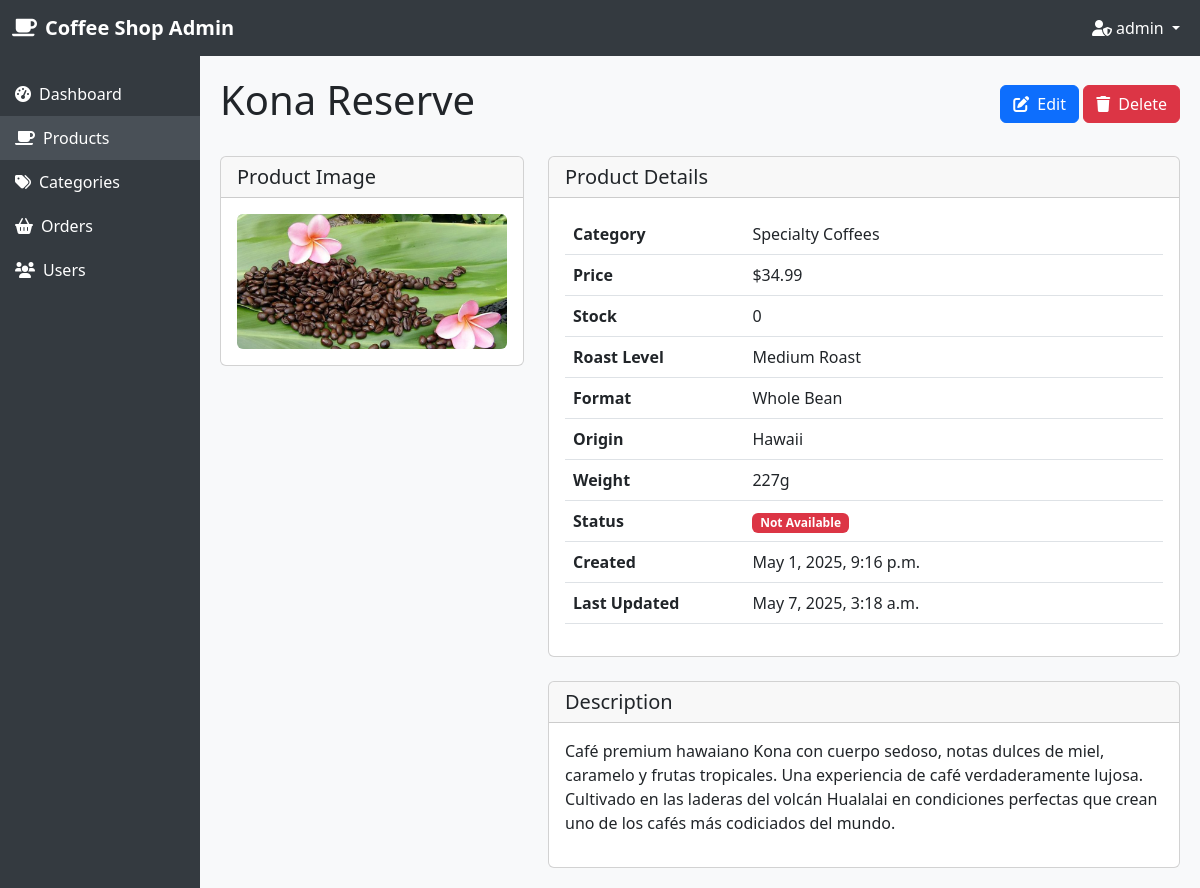
The app's page /admin-dashboard/products/15/ (signed in) with its own data.
### store/models.py (models this page shows, shortened)
class Product(models.Model):
    ROAST_CHOICES = [
        ('light', 'Light Roast'),
        ('medium', 'Medium Roast'),
        ('dark', 'Dark Roast'),
        ('espresso', 'Espresso Roast'),
    ]
    FORMAT_CHOICES = [
        ('whole_bean', 'Whole Bean'),
        ('ground', 'Ground'),
        ('capsule', 'Capsules'),
    ]
    name = models.CharField(max_length=200)
    category = models.ForeignKey(Category, on_delete=models.CASCADE, related_name='products')
    description = models.TextField()
    price = models.DecimalField(max_digits=6, decimal_places=2)
    stock = models.IntegerField(default=0)
    image = models.ImageField(upload_to='products/', blank=True, null=True)
    roast_level = models.CharField(max_length=20, choices=ROAST_CHOICES)
    origin = models.CharField(max_length=100)  # País o región de origen
    format = models.CharField(max_length=20, choices=FORMAT_CHOICES)
    weight = models.IntegerField(help_text="Weight in grams")
    created_at = models.DateTimeField(auto_now_add=True)
    updated_at = models.DateTimeField(auto_now=True)
    is_available = models.BooleanField(default=True)
    class Meta:
        ordering = ['name']

class Category(models.Model):
    name = models.CharField(max_length=200, unique=True)  # Nombre único
    description = models.TextField(blank=True)  # Descripción opcional
    class Meta:
        verbose_name_plural = 'Categories'
        ordering = ['name']  # Orden alfabético

### store/views.py (the view)
# urls.py: path('admin-dashboard/products/<int:pk>/', views.product_detail, name="product_detail"),
@user_passes_test(is_admin)
def product_detail(request, pk):
    product = get_object_or_404(Product, pk=pk)
    return render(request, 'store/dashboard/product_detail.html', {'product': product})

### store/views.py (called while the page is built)
def is_admin(user):
    return user.is_staff

### store/templates/store/dashboard/product_detail.html (shortened to what this page needs)
{% extends 'store/dashboard/admin_base.html' %}
{% load static %}
{% block content %}
<div class="d-flex justify-content-between align-items-center mb-4">
    <h1>{{ product.name }}</h1>
    <div>
        <a href="{% url 'product_update' product.id %}" class="btn btn-primary">
            <i class="fas fa-edit me-1"></i> Edit
        </a>
        <a href="{% url 'product_delete' product.id %}" class="btn btn-danger">
            <i class="fas fa-trash me-1"></i> Delete
        </a>
    </div>
</div>
<div class="row">
    <div class="col-md-4">
        <div class="card mb-4">
            <div class="card-header">
                <h5 class="mb-0">Product Image</h5>
            </div>
            <div class="card-body text-center">
                {% if product.image %}
                    <img src="{{ product.image.url }}" alt="{{ product.name }}" class="img-fluid rounded">
                {% else %}
                    <div class="bg-secondary text-white d-flex align-items-center justify-content-center" style="height: 200px;">
                        <i class="fas fa-coffee fa-5x"></i>
                    </div>
                {% endif %}
            </div>
        </div>
    </div>
    <div class="col-md-8">
        <div class="card mb-4">
            <div class="card-header">
                <h5 class="mb-0">Product Details</h5>
            </div>
            <div class="card-body">
                <table class="table">
                    <tbody>
                        <tr>
                            <th style="width: 30%;">Category</th>
                            <td>{{ product.category.name }}</td>
                        </tr>
                        <tr>
                            <th>Price</th>
                            <td>${{ product.price }}</td>
                        </tr>
                        <tr>
                            <th>Stock</th>
                            <td>{{ product.stock }}</td>
                        </tr>
                        <tr>
                            <th>Roast Level</th>
                            <td>{{ product.get_roast_level_display }}</td>
                        </tr>
                        <tr>
                            <th>Format</th>
                            <td>{{ product.get_format_display }}</td>
                        </tr>
                        <tr>
                            <th>Origin</th>
                            <td>{{ product.origin }}</td>
                        </tr>
                        <tr>
                            <th>Weight</th>
                            <td>{{ product.weight }}g</td>
                        </tr>
                        <tr>
                            <th>Status</th>
                            <td>
                                {% if product.is_available %}
                                    <span class="badge bg-success">Available</span>
                                {% else %}
                                    <span class="badge bg-danger">Not Available</span>
                                {% endif %}
                            </td>
                        </tr>
                        <tr>
                            <th>Created</th>
                            <td>{{ product.created_at|date:"F j, Y, g:i a" }}</td>
                        </tr>
                        <tr>
                            <th>Last Updated</th>
                            <td>{{ product.updated_at|date:"F j, Y, g:i a" }}</td>
                        </tr>
                    </tbody>
                </table>
            </div>
        </div>
        <div class="card">
            <div class="card-header">
                <h5 class="mb-0">Description</h5>
            </div>
            <div class="card-body">
                {{ product.description|linebreaks }}
            </div>
        </div>
    </div>
</div>
{% endblock %}

### store/templates/store/dashboard/admin_base.html (shortened to what this page needs)
<!DOCTYPE html>
{% load static %}
<html lang="en">
<head>
    <link href="https://cdn.jsdelivr.net/npm/bootstrap@5.3.0-alpha1/dist/css/bootstrap.min.css" rel="stylesheet">
    <link rel="stylesheet" href="https://cdnjs.cloudflare.com/ajax/libs/font-awesome/6.0.0/css/all.min.css">
</head>
<body>
    <nav class="navbar navbar-expand-lg navbar-dark">
        <div class="container-fluid">
            <a class="navbar-brand" href="{% url 'dashboard' %}">
                <i class="fas fa-coffee me-2"></i>Coffee Shop Admin
            </a>
            <div class="collapse navbar-collapse" id="navbarNav">
                <ul class="navbar-nav ms-auto">
                    <li class="nav-item dropdown">
                        <a class="nav-link dropdown-toggle" href="#" id="navbarDropdown" role="button" data-bs-toggle="dropdown">
                            <i class="fas fa-user-shield me-1"></i>{{ user.first_name|default:user.username }}
                        </a>
                    </li>
                </ul>
            </div>
        </div>
    </nav>
    <div class="container-fluid">
        <div class="row">
            <div class="col-md-2 p-0 sidebar">
                <div class="mt-3">
                    <a href="{% url 'dashboard' %}" class="{% if request.path == '/admin-dashboard/' %}active{% endif %}">
                        <i class="fas fa-tachometer-alt me-2"></i>Dashboard
                    </a>
                    <a href="{% url 'product_list' %}" class="{% if '/admin-dashboard/products/' in request.path %}active{% endif %}">
                        <i class="fas fa-coffee me-2"></i>Products
                    </a>
                    <a href="{% url 'category_list' %}" class="{% if '/admin-dashboard/categories/' in request.path %}active{% endif %}">
                        <i class="fas fa-tags me-2"></i>Categories
                    </a>
                    <a href="{% url 'order_list' %}" class="{% if '/admin-dashboard/orders/' in request.path %}active{% endif %}">
                        <i class="fas fa-shopping-basket me-2"></i>Orders
                    </a>
                    <a href="{% url 'user_list' %}" class="{% if '/admin-dashboard/users/' in request.path %}active{% endif %}">
                        <i class="fas fa-users me-2"></i>Users
                    </a>
                </div>
            </div>
            <div class="col-md-10 content">
                {% block content %}
                {% endblock %}
            </div>
        </div>
    </div>
</body>
</html>

### store/templates/store/dashboard/admin_base.html (style rules this page uses)
body { background-color: #f8f9fa; font-family: 'Segoe UI', Tahoma, Geneva, Verdana, sans-serif; }
.navbar { background-color: #343a40 !important; }
.navbar-brand, .nav-link { color: #ffffff !important; }
.navbar-brand { font-weight: bold; }
.sidebar { background-color: #343a40; color: #ffffff; min-height: calc(100vh - 56px); }
.sidebar a { color: #ffffff; text-decoration: none; padding: 10px 15px; display: block; }
.active { background-color: #495057; }
.content { padding: 20px; }

### records on screen
Product: name "Kona Reserve", image (picture), category.name "Specialty Coffees", price "34.99", stock "0", roast_level "Medium Roast", format "Whole Bean", origin "Hawaii", weight "227", created_at "May 1, 2025, 9:16 p.m.", updated_at "May 7, 2025, 3:18 a.m.", description "Café premium hawaiano Kona con cuerpo sedoso, notas dulces de miel, caramelo y frutas tropicales. Una experiencia de café verdaderamente lujosa. Cultivado en las laderas del volcán Hualalai en condiciones perfectas que crean uno de los cafés más codiciados del mundo."

### other values on screen
{{ user.first_name|default:user.username }} "admin"
